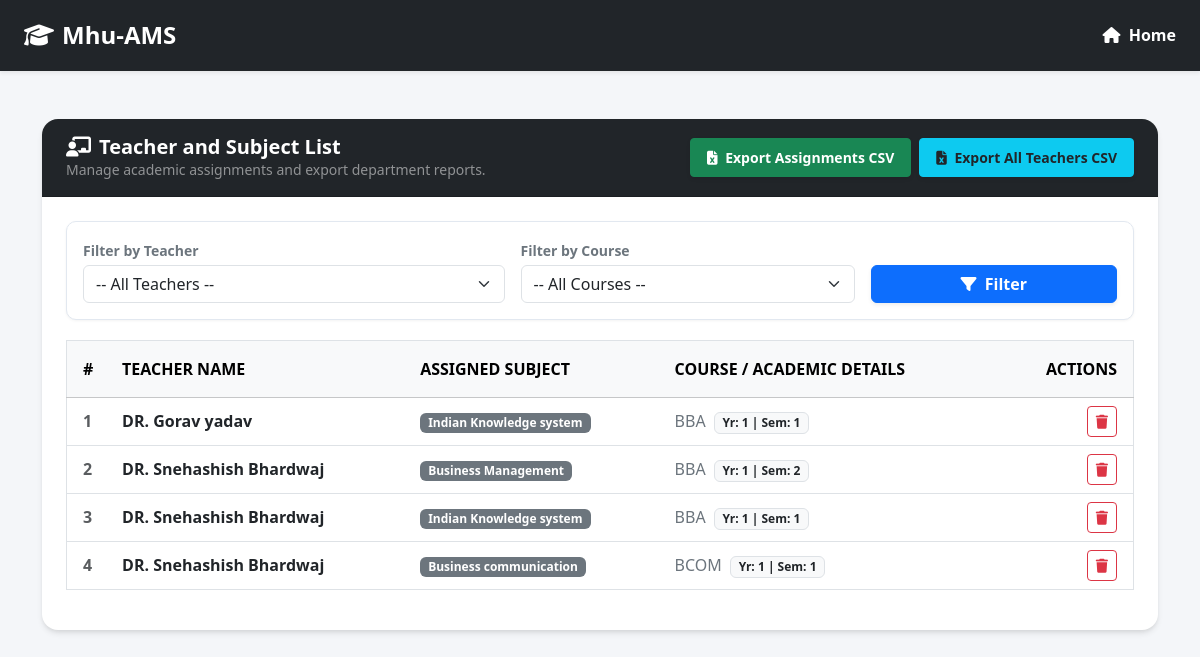
Page /dean/manage_teachers.php on the earlier database version.
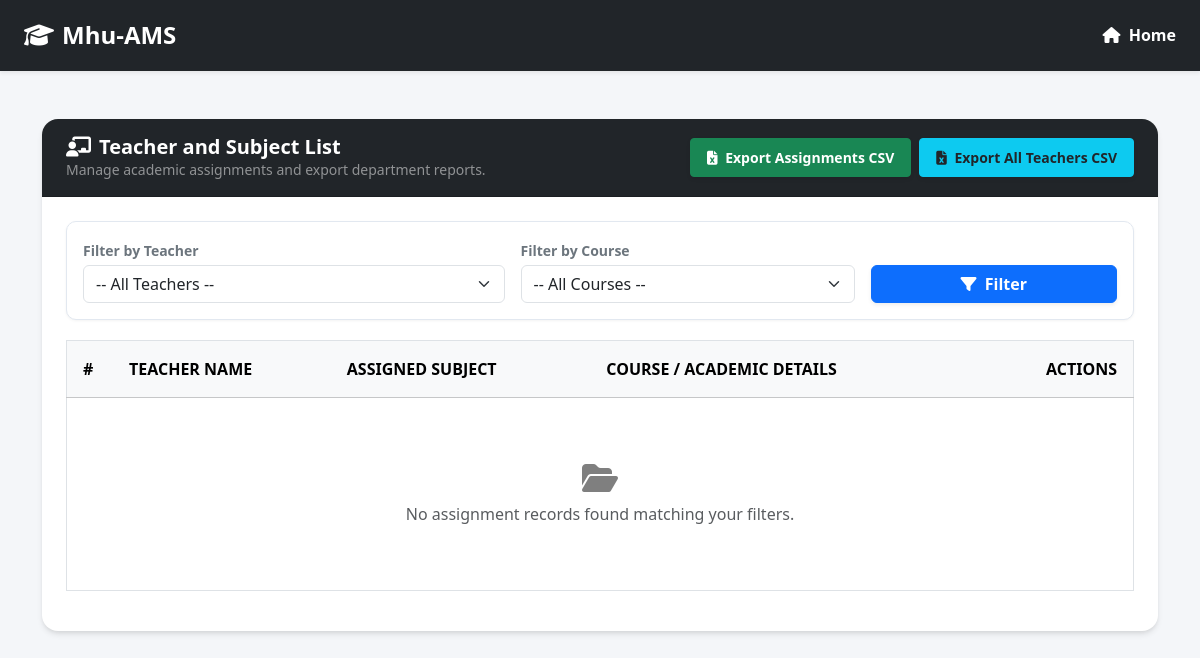
Same page on the later database version.
### tables this page shows
CREATE TABLE `subjected_teacher` (
  `id` int(11) NOT NULL,
  `teacher_id` int(11) NOT NULL,
  `sub_id` int(11) NOT NULL,
  `teacher_name` varchar(255) NOT NULL,
  `subject_name` varchar(255) NOT NULL,
  `course_name` varchar(255) NOT NULL,
  `year` int(11) NOT NULL,
  `semester` int(11) NOT NULL,
  `subject_code` varchar(66) NOT NULL
);

### dean/manage_teachers.php (the view, shortened to what this page needs)
<?php
include "./db_connect.php";
$where_clause = "WHERE 1=1";
?>
<!doctype html>
<html lang="en" data-bs-theme="light">
    <head>
        <link
            href="https://cdn.jsdelivr.net/npm/bootstrap@5.3.8/dist/css/bootstrap.min.css"
            rel="stylesheet"
        />
        <link rel="stylesheet" href="https://cdnjs.cloudflare.com/ajax/libs/font-awesome/6.5.1/css/all.min.css">
    </head>
    <body>
        <header>
            <nav class="navbar navbar-dark bg-dark shadow-sm py-3">
                <div class="container-fluid px-4">
                    <span class="navbar-brand mb-0 h1 fs-4 fw-bold tracking-wide"><i class="fa-solid fa-graduation-cap me-2"></i>Mhu-AMS</span>
                    <div class="d-flex align-items-center gap-3">
                        <a href="index.php" class="text-white text-decoration-none fw-semibold"><i class="fa-solid fa-house me-1"></i> Home</a>
                    </div>
                </div>
            </nav>
        </header>
        <main class="container my-5">
            <div class="row">
                <div class="col-md-12">
                    <div class="card rounded-4 overflow-hidden">
                        <div class="card-header bg-dark text-white py-3 px-4 d-flex justify-content-between align-items-center flex-wrap gap-3">
                            <div>
                                <h5 class="mb-0 fw-bold"><i class="fa-solid fa-chalkboard-user me-2"></i>Teacher and Subject List</h5>
                                <p class="text-muted small mb-0 text-white-50">Manage academic assignments and export department reports.</p>
                            </div>
                            <div class="d-flex gap-2 flex-wrap">
                                <a href="?export=assigned" class="btn btn-sm btn-success fw-semibold px-3 py-2 shadow-sm">
                                    <i class="fa-solid fa-file-excel me-1"></i> Export Assignments CSV
                                </a>
                                <a href="?export=teachers" class="btn btn-sm btn-info text-dark fw-semibold px-3 py-2 shadow-sm">
                                    <i class="fa-solid fa-file-excel me-1"></i> Export All Teachers CSV
                                </a>
                            </div>
                        </div>
                        <div class="card-body p-4">
                            <div class="filter-box">
                                <form method="POST" action="" class="row g-3 align-items-end">
                                    <div class="col-md-5">
                                        <label class="form-label small fw-bold text-secondary mb-1">Filter by Teacher</label>
                                        <select class="form-select" name="assign_filter_teacher">
                                            <option value="">-- All Teachers --</option>
                                        </select>
                                    </div>
                                    <div class="col-md-4">
                                        <label class="form-label small fw-bold text-secondary mb-1">Filter by Course</label>
                                        <select class="form-select" name="assign_filter_course">
                                            <option value="">-- All Courses --</option>
                                        </select>
                                    </div>
                                    <div class="col-md-3 d-flex gap-2">
                                        <button type="submit" name="apply_assignment_filters" class="btn btn-primary w-100 fw-semibold shadow-sm"><i class="fa-solid fa-filter me-1"></i> Filter</button>
                                    </div>
                                </form>
                            </div>
                            <div class="table-responsive">
                                <table class="table table-hover align-middle border">
                                    <thead class="table-light text-uppercase fs-7">
                                        <tr>
                                            <th class="py-3 ps-3">#</th>
                                            <th class="py-3">Teacher Name</th>
                                            <th class="py-3">Assigned Subject</th>
                                            <th class="py-3">Course / Academic Details</th>
                                            <th class="py-3 text-end pe-3">Actions</th>
                                        </tr>
                                    </thead>
                                    <tbody>
                                        <?php
                                        $assigned_query = "SELECT * FROM subjected_teacher $where_clause ORDER BY id DESC";
                                        $assigned_res = mysqli_query($conn, $assigned_query);
                                        if (mysqli_num_rows($assigned_res) > 0) {
                                            $counter = 1;
                                            while ($row = mysqli_fetch_assoc($assigned_res)) {
                                                echo '<tr>';
                                                echo '<td class="ps-3 text-muted fw-semibold">' . $counter++ . '</td>';
                                                echo '<td class="fw-semibold text-dark">' . htmlspecialchars($row['teacher_name']) . '</td>';
                                                echo '<td><span class="badge bg-secondary px-2 py-1">' . htmlspecialchars($row['subject_name']) . '</span></td>';
                                                echo '<td><span class="text-secondary">' . htmlspecialchars($row['course_name']) . '</span> <span class="badge bg-light text-dark border ms-1">Yr: ' . $row['year'] . ' | Sem: ' . $row['semester'] . '</span></td>';
                                                echo '<td class="text-end pe-3">
                                                        <a href="?delete=' . $row['id'] . '" class="btn btn-sm btn-outline-danger px-2 py-1" onclick="return confirm(\'Are you sure you want to delete this assignment mapping?\');" title="Delete Assignment"><i class="fa-solid fa-trash"></i></a>
                                                      </td>';
                                                echo '</tr>';
                                            }
                                        } else {
                                            echo '<tr><td colspan="5" class="text-center text-muted py-5"><div class="py-3"><i class="fa-solid fa-folder-open fs-2 text-black-50 mb-2"></i><p class="mb-0">No assignment records found matching your filters.</p></div></td></tr>';
                                        }
                                        ?>
                                    </tbody>
                                </table>
                            </div>
                        </div>
                    </div>
                </div>
            </div>
        </main>
    </body>
</html>

### dean/manage_teachers.php (style rules this page uses)
body { background-color: #f4f6f9; }
.filter-box { background-color: #ffffff; border-radius: 10px; padding: 16px; margin-bottom: 20px; border: 1px solid #e2e8f0; box-shadow: 0 1px 3px rgba(0,0,0,0.05); }
.card { border: none; box-shadow: 0 4px 6px -1px rgba(0, 0, 0, 0.1), 0 2px 4px -1px rgba(0, 0, 0, 0.06); }

Differences in the rows shown:
removed subjected_teacher: teacher_name "DR. Gorav yadav", subject_name "Indian Knowledge system", course_name "BBA", year "1", semester "1"
removed subjected_teacher: teacher_name "DR. Snehashish Bhardwaj", subject_name "Business Management", course_name "BBA", year "1", semester "2"
removed subjected_teacher: teacher_name "DR. Snehashish Bhardwaj", subject_name "Indian Knowledge system", course_name "BBA", year "1", semester "1"
removed subjected_teacher: teacher_name "DR. Snehashish Bhardwaj", subject_name "Business communication", course_name "BCOM", year "1", semester "1"
Other differences:
text now shown: "No assignment records found matching your filters."
